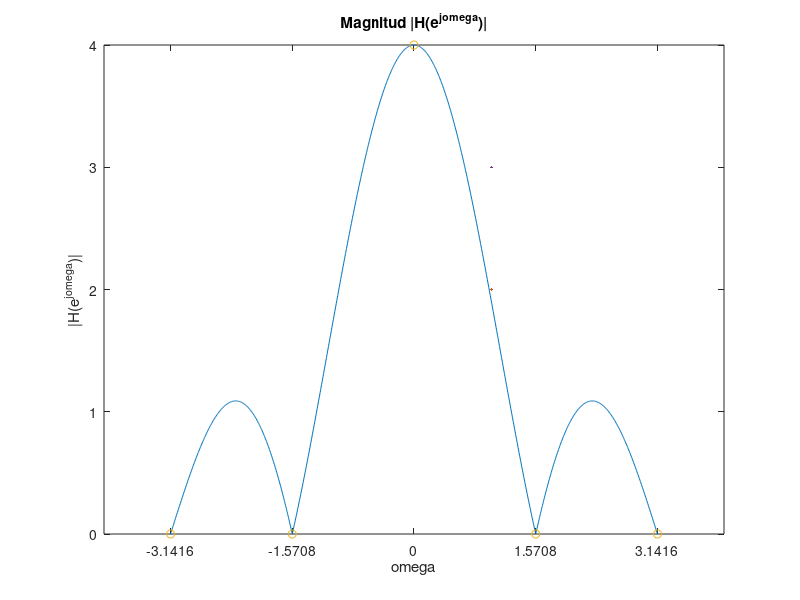

Write the MATLAB code that produced this figure. (Note: this script raises an error after producing the figure.)
%% 1 (b,c,d,e)
w = linspace(-pi,pi,1000);

A = sin(2*w)./sin(w/2);
Psi = -3/2*w;

H_mag = abs(A);
H_fase = Psi +pi.*(w>pi/2) -pi.*(w<-pi/2);

figure
plot(w, H_mag,Linewidth=2); hold on
plot([-pi -pi/2 0 pi/2 pi], [0 0 4 0 0], 'o',LineWidth=3)
title("Magnitud |H(e^{j\omega})|")
xlabel("\omega");ylabel("|H(e^{j\omega})|")
xticks([-pi -pi/2 0 pi/2 pi])
xticklabels(["-\pi" "-\pi/2" "0" "\pi/2" "\pi"])
grid on

figure
plot(w, A,Linewidth=2); hold on
plot([-pi -pi/2 0 pi/2 pi], [0 0 4 0 0], 'o',LineWidth=3)
title("Amplitud A(e^{j\omega})")
xlabel("\omega");ylabel("A(e^{j\omega})")
xticks([-pi -pi/2 0 pi/2 pi])
xline([-pi/2 pi/2],'--', ["-\pi/2", "\pi/2"], LabelOrientation='horizontal')
xticklabels(["-\pi" "-\pi/2" "0" "\pi/2" "\pi"])
grid on

figure
plot(w, H_fase,Linewidth=2); hold on
title("Fase \angle{H(e^{j\omega})}")
xlabel("\omega");ylabel("\angle{H(e^{j\omega})}")
xline([-pi/2 pi/2],'--', ["-\pi/2", "\pi/2"], LabelOrientation='horizontal')
xticks([-pi -pi/2 0 pi/2 pi])
xticklabels(["-\pi" "-\pi/2" "0" "\pi/2" "\pi"])
yticks([-3*pi/4 -pi/2 -pi/4 0 pi/4 pi/2 3*pi/4])
yticklabels(["-3\pi/4" "-\pi/2" "-\pi/4" "0" "\pi/4" "\pi/2" "3\pi/4"])
grid on

figure
plot(w, Psi,Linewidth=2); hold on
title("Ángulo \Psi(\omega)")
xlabel("\omega");ylabel("\Psi(\omega)")
xticks([-pi -pi/2 0 pi/2 pi])
xticklabels(["-\pi" "-\pi/2" "0" "\pi/2" "\pi"])
yticks((-1.5:0.5:1.5)*pi)
yticklabels(["-3\pi/2" "-\pi" "-\pi/2" "0" "\pi/2" "\pi" "3\pi/2"])
grid on



%% 2 (c)

M = 124;
wc = 0.475*pi;

% Forma manual
n=0:M;
h_ideal = -sin(wc*(n-M/2))./(pi* (n-M/2));
%h_ideal = sin(pi*(n-M/2))./(pi* (n-M/2))-sin(wc*(n-M/2))./(pi* (n-M/2));
h_ideal(isnan(h_ideal)) = -wc/pi;
h_ideal(M/2+1) = h_ideal(M/2+1) + 1; % M/2+1 porque matlab indexa desde uno.

h_HP = h_ideal.*hann(M+1)';

% Usando fir1
h_fir1 = fir1(M,wc/pi,"high",hann(M+1));

dif_rms = rms(h_HP-h_fir1) % Son prácticamente idénticas.

% Ploteo
h = h_HP;
%h = h_fir1
w = linspace(0, pi, 1000);
H = freqz(h, 1, w);

delta_p = 0.0115;
delta_s = 0.0080;
ws = 0.45*pi; % = 2pi*Fs/Fm
wp = 0.5*pi;  % = 2pi*Fp/Fm

figure;
subplot(2,1,1)
stem(n, h,"filled",Linewidth=1)
title("Respuesta a impulso del filtro pasa-alto")
xlabel("n")
ylabel("h[n]")

subplot(2,1,2)
plot(w, abs(H),Linewidth=2)
xlim([0, pi])
xticks([0, 0.5, 1]*pi); xticklabels(["0", "\pi/2", "\pi"])
xline(wp, '--', '\omega_p', LabelOrientation="horizontal")
xline(ws, '--', '\omega_s', LabelOrientation="horizontal")
yline(1+delta_p, '--', '1+\delta_p')
yline(1-delta_p, '--', '1-\delta_p', LabelVerticalAlignment="bottom")
yline(delta_s, '--', '\delta_s')
title("Respuesta de magnitud")
xlabel("\omega")
ylabel("|H(e^{j\omega})|")

%% 2 (d)

F1 = 16000; F2 = 8000;
% Señal continua
x_cont = @(t) cos(2*pi*F1*t) + sin(2*pi*F2*t);

% Muestreo
Fm = 48000; % Frec. muestreo
T = 1/Fm;
nT = 0:T:0.1;
x_muestreada = x_cont(nT);

x_filtrada = filter(h_HP, 1, x_muestreada);

% Aproximacion de TFTC
f_m = abs(fftshift(fft(x_muestreada)*T));
f_f = abs(fftshift(fft(x_filtrada)*T));

% % Ploteamos una porción de la señal
n = 0:1000;
x_muestreada = x_muestreada(n+1);
x_filtrada = x_filtrada(n+1);

x_m_dac = interp(x_muestreada, 10);
x_f_dac = interp(x_filtrada, 10);
n_dac = (0:length(x_m_dac)-1) / 10; 

% ploteo fourier
N = length(f_m);
F = (-N/2:N/2-1)*(1/(N*T));

figure;
% Ploteo de la señal filtrada
subplot(2,2,1)
stem(n*T, x_muestreada, 'filled', 'LineWidth', 2); hold on
plot(n_dac*T, x_m_dac, '--', Linewidth=1.5)
xlim([0.01 0.0103])
xlabel("Tiempo (s)")
ylabel("Amplitud")
title("Señal original")

subplot(2,2,2)
plot(F, f_m, LineWidth=2)
title("Transformada de Fourier (aprox.) de la señal original")
xlabel("F")
ylabel("X(2{\pi}F)")
xticks([-16 -8 8 16]*1000)
xticklabels(["-16 kHz" "-8 kHz" "8 kHz" "16 kHz"])

subplot(2,2,3)
stem(n*T, x_filtrada,'filled', LineWidth=2); hold on
plot(n_dac*T, x_f_dac, '--', Linewidth=1.5)
xlim([0.01 0.0103])
xlabel("Tiempo (s)")
ylabel("Amplitud")
title('Señal filtrada')

subplot(2,2,4)
plot(F, f_f, LineWidth=2)
title("Transformada de Fourier (aprox.) de la señal filtrada")
xlabel("F")
ylabel("X(2{\pi}F)")
xticks([-16 -8 8 16]*1000)
xticklabels(["-16 kHz" "-8 kHz" "8 kHz" "16 kHz"])